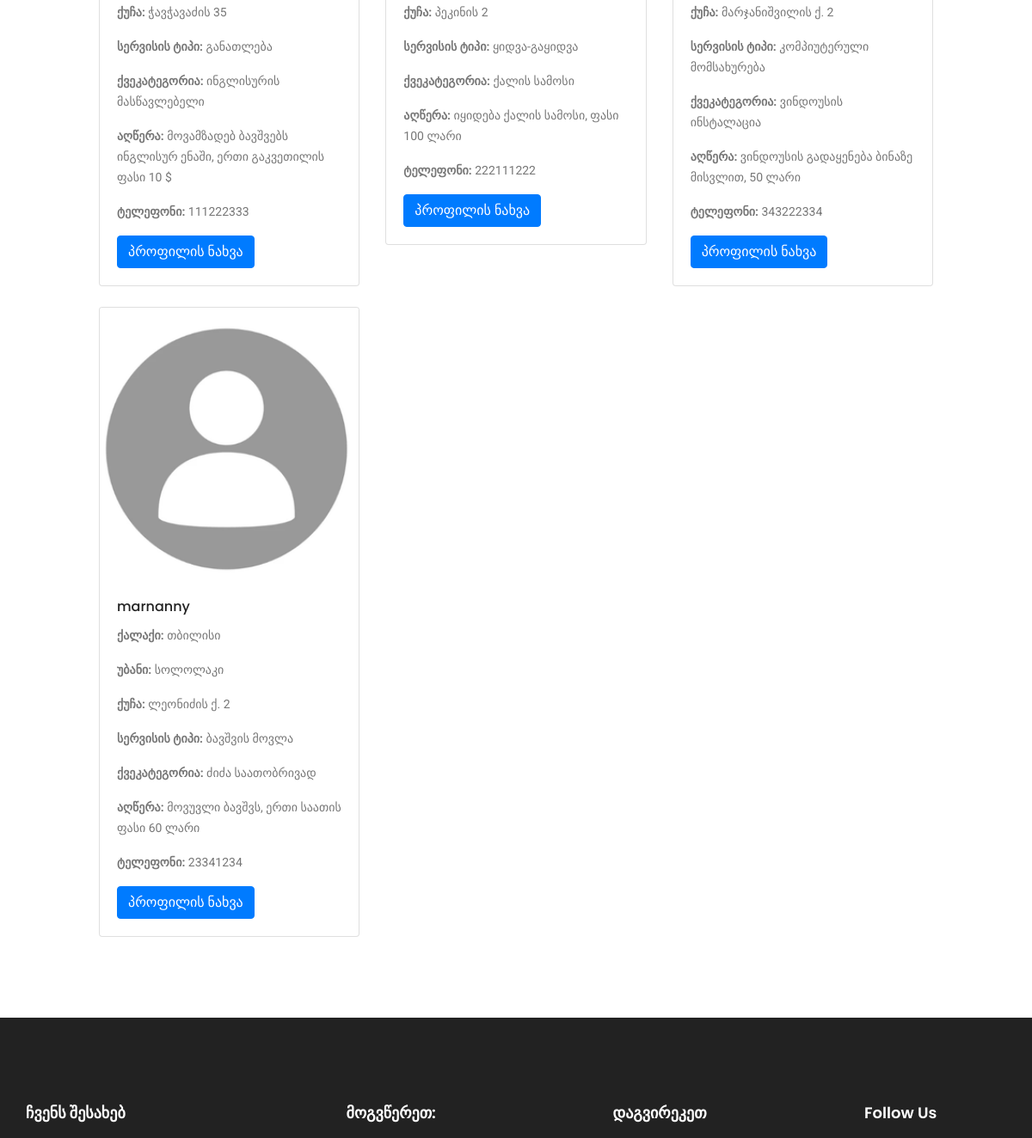
The page /services/ (middle part) on the database as committed earlier.
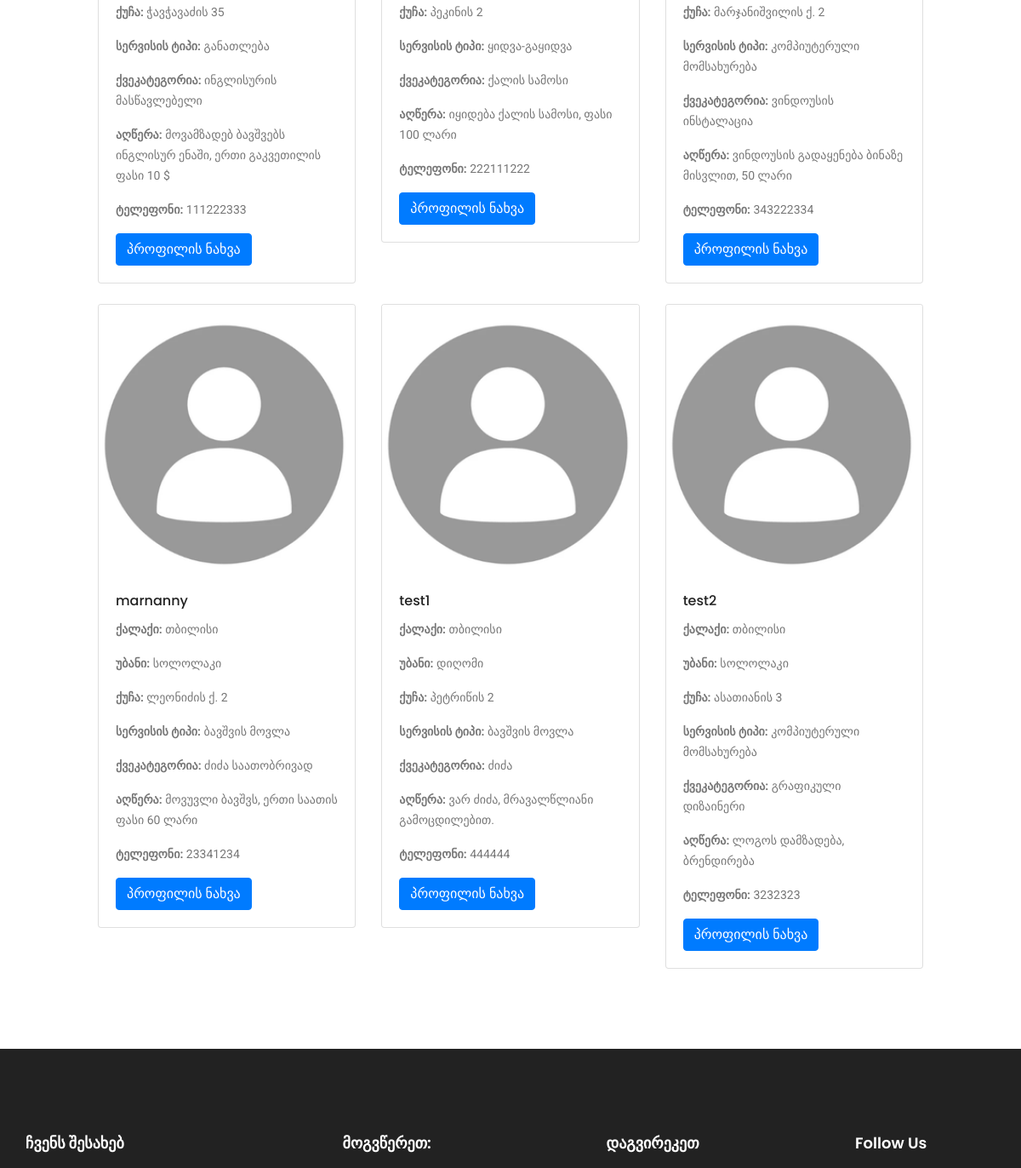
The same page on the database as committed later.
### accounts/models.py (models this page shows, shortened)
class ServiceProviderProfile(models.Model):
    user = models.OneToOneField(
        CustomUser,
        on_delete=models.CASCADE,
        related_name='service_provider_profile')
    city = models.ForeignKey(
        'home.City',
        on_delete=models.CASCADE,
        related_name='providers_in_city',
        null=True,
        blank=True)
    area = models.ForeignKey(
        'home.Area',
        on_delete=models.CASCADE,
        related_name='providers_in_area',
        null=True,
        blank=True)
    street = models.CharField(max_length=255, blank=True, null=True)
    sub_category = models.ForeignKey(
        'home.ServiceCategory',
        on_delete=models.SET_NULL,
        null=True,
        blank=True,
        related_name='sub_profiles')
    service_category = models.ForeignKey(
        'home.ServiceCategory',
        on_delete=models.CASCADE,
        related_name='providers_in_category',
        null=True,
        blank=True)
    service_description = models.CharField(
        max_length=255, null=True, blank=True)
    phone_number = models.CharField(max_length=20, null=True, blank=True)
    photo = models.ImageField(
        upload_to='img/uploads/',
        max_length=255,
        null=True,
        blank=True,
        default='img/uploads/default_pic.PNG')

class CustomUser(AbstractBaseUser, PermissionsMixin):
    id = models.AutoField(primary_key=True)
    username = models.CharField(max_length=255, unique=True)
    first_name = models.CharField(max_length=255, blank=True, null=True)
    last_name = models.CharField(max_length=255, blank=True, null=True)
    email = models.EmailField(blank=True, null=True, unique=True)
    phone = models.CharField(
        max_length=12,
        blank=True,
        null=True,
        unique=True,
        validators=[
            RegexValidator(
                regex=r'^\d+$',
                message="Phone number must contain only numbers.",
                code='invalid_phone_number')])
    created_at = models.DateTimeField(auto_now_add=True)
    updated_at = models.DateTimeField(auto_now=True)
    customer_type = models.CharField(max_length=255, blank=True, null=True)
    is_active = models.BooleanField(default=True)
    is_staff = models.BooleanField(default=False)
    is_service_provider = models.BooleanField(default=False)
    objects = CustomUserManager()
    USERNAME_FIELD = 'username'
    REQUIRED_FIELDS = ['first_name', 'last_name', 'email']
    groups = models.ManyToManyField(
        'auth.Group',
        related_name='customer_set',
        blank=True,
        help_text='The groups this user belongs to. A user will get all permissions granted to each of their groups.',
        verbose_name="groups")
    user_permissions = models.ManyToManyField(
        'auth.Permission',
        related_name='customer_set',
        blank=True,
        help_text='Specific permissions for this user.',
        verbose_name='user permissions',
    )

### home/models.py (models this page shows, shortened)
class ServiceCategory(MPTTModel):
    name = models.CharField(max_length=50, unique=True)
    parent = TreeForeignKey(
        'self',
        on_delete=models.CASCADE,
        null=True,
        blank=True,
        related_name='children')
    class MPTTMeta:
        order_insertion_by = ['name']

class City(models.Model):
    id = models.IntegerField(primary_key=True)
    city_name = models.CharField(max_length=50, unique=True, null=True)

class Area(models.Model):
    id = models.AutoField(primary_key=True)
    city = models.ForeignKey(
        City,
        on_delete=models.CASCADE,
        related_name='area',
        default=1)
    area_name = models.CharField(max_length=50, unique=True, null=True)

### home/views.py (the view)
# urls.py: path('services/', AuthorizedHome.as_view(), name='services'),
class AuthorizedHome(ListView):
    model = ServiceProviderProfile
    template_name = './accounts/services.html'
    context_object_name = 'profiles_list'

### templates/accounts/services.html (shortened to what this page needs)
{% extends "./base.html" %}
{% load static %}
{% block home_content_when_authorized %}
<div class="container mt-5">
    <div class="row" style="padding: 70px;">
        {% for profile in profiles_list %}
        <div class="col-md-4 mb-4">
            <div class="card">
                <img src="{{ profile.photo.url }}" class="card-img-top" alt="{{ profile.user.username }}">
                <div class="card-body">
                    <h5 class="card-title">{{ profile.user.username }}</h5>
                    <p class="card-text"><strong>ქალაქი:</strong> {{ profile.city.city_name }}</p>
                    <p class="card-text"><strong>უბანი:</strong> {{ profile.area.area_name }}</p>
                    <p class="card-text"><strong>ქუჩა:</strong> {{ profile.street }}</p>
                    <p class="card-text"><strong>სერვისის ტიპი:</strong> {{ profile.service_category.name }}</p>
                    <p class="card-text"><strong>ქვეკატეგორია:</strong> {{ profile.sub_category.name }}</p>
                    <p class="card-text"><strong>აღწერა:</strong> {{ profile.service_description }}</p>
                    <p class="card-text"><strong>ტელეფონი:</strong> {{ profile.phone_number }}</p>
                    <a href="{% url 'accounts:profile_detail' pk=profile.pk %}" class="btn btn-primary">პროფილის ნახვა</a>
                </div>
            </div>
        </div>
        {% endfor %}
    </div>
</div>
{% endblock %}

### templates/accounts/base.html (shortened to what this page needs)
{% load static %}
<!DOCTYPE html>
<html lang="zxx" class="no-js">
<head>
	<link rel="stylesheet" href="{% static 'css/linearicons.css' %}">
	<link rel="stylesheet" href="{% static 'css/linearicons.css' %}">
	<link rel="stylesheet" href="{% static 'css/owl.carousel.css' %}">
	<link rel="stylesheet" href="{% static 'css/themify-icons.css' %}">
	<link rel="stylesheet" href="{% static 'css/font-awesome.min.css' %}">
	<link rel="stylesheet" href="{% static 'css/nice-select.css' %}">
	<link rel="stylesheet" href="{% static 'css/nouislider.min.css' %}">
	<link rel="stylesheet" href="{% static 'css/bootstrap.css' %}">
	<link rel="stylesheet" href="{% static 'css/main.css' %}">
</head>
<body>
   {% block home_content_when_authorized %} {% endblock %}
	<footer class="footer-area section_gap">
		<div class="container">
			<div class="row">
                <div class="row">
				<div class="col-lg-3  col-md-6 col-sm-6">
					<div class="single-footer-widget">
						<h6>ჩვენს შესახებ</h6>
					</div>
				</div>
				<div class="col-lg-4  col-md-6 col-sm-6">
					<div class="single-footer-widget" style="margin-left: 5rem;">
						<h6>მოგვწერეთ:</h6>
					</div>
				</div>
				<div class="col-lg-3  col-md-6 col-sm-6">
					<div class="single-footer-widget mail-chimp">
						<h6 class="mb-20">დაგვირეკეთ</h6>
					</div>
				</div>
				<div class="col-lg-2 col-md-6 col-sm-6">
					<div class="single-footer-widget">
						<h6>Follow Us</h6>
					</div>
				</div>
			</div>
		</div>
	</footer>
</body>
</html>

Rows that differ between the two databases and show on the page:
added ServiceProviderProfile: photo (placeholder picture), user.username "test1", city.city_name "თბილისი", area.area_name "დიღომი", street "პეტრიწის 2", service_category.name "ბავშვის მოვლა", sub_category.name "ძიძა", service_description "ვარ ძიძა, მრავალწლიანი გამოცდილებით.", phone_number "444444"
added ServiceProviderProfile: photo (placeholder picture), user.username "test2", city.city_name "თბილისი", area.area_name "სოლოლაკი", street "ასათიანის 3", service_category.name "კომპიუტერული მომსახურება", sub_category.name "გრაფიკული დიზაინერი", service_description "ლოგოს დამზადება, ბრენდირება", phone_number "3232323"
